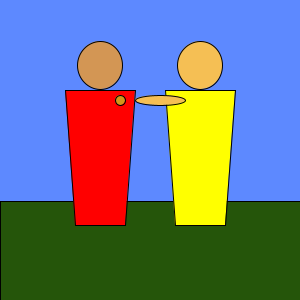
Frame 1 (no input)
Frame 60 (the mouse pressed at the canvas centre just before this capture): identical to frame 1, image omitted
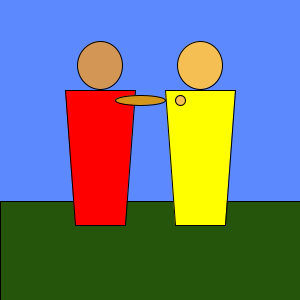
Frame 120 (the mouse held since frame 60 and released just before this capture)

The Processing sketch that drew these frames (run headless with seeded random() and noise(); from frame 60 on, the mouse is pressed at the canvas centre):

// Processing sketch: processing_36350
// ── processing_36350.pde

void setup(){ 
  size(300,300);
}

void draw(){
      background(93,137,255);
      fill(37,85,10);
      rect(0,height*.67,width,height); //guy a
      fill(255,0,0);
      quad(.5*width-75,height*.75,.5*width-25,height*.75,.5*width-15,height*.3,.5*width-85,height*.3);
      fill(211,150,84);  
      ellipse(.5*width-50, height*.3-25,45,48);
      fill(245,191,84);
      ellipse(.5*width+50, height*.3-25,45,48);
      fill(255,255,0);  //guy b
      quad(.5*width+75,height*.75,.5*width+25,height*.75,.5*width+15,height*.3,.5*width+85,height*.3);
  if(mouseX < width/2) {
    fill(245,191,84);  //guy a
    ellipse(.5*width+10, height/3, 50, 10); 
    fill(211,150,26);   // guyb
    ellipse(.5*width-30,height/3,10,10); 
  }
  else {
     fill(245,191,84);  //guy a
     ellipse(.5*width+30,height/3,10,10);
     fill(211,150,26);  //guy b
     ellipse(.5*width-10,height/3,50,10);

}}

void mousePressed(){
    if(mouseX > width/2) {

  fill(142,5,0);
  ellipse(.5*width+50, height*.3-25,5,8);
  ellipse(.5*width+45, height*.3-20,3,6);
}else{
  fill(142,5,0);
  ellipse(.5*width-50, height*.3-25,5,8);
  ellipse(.5*width-45, height*.3-20,3,6);}}
